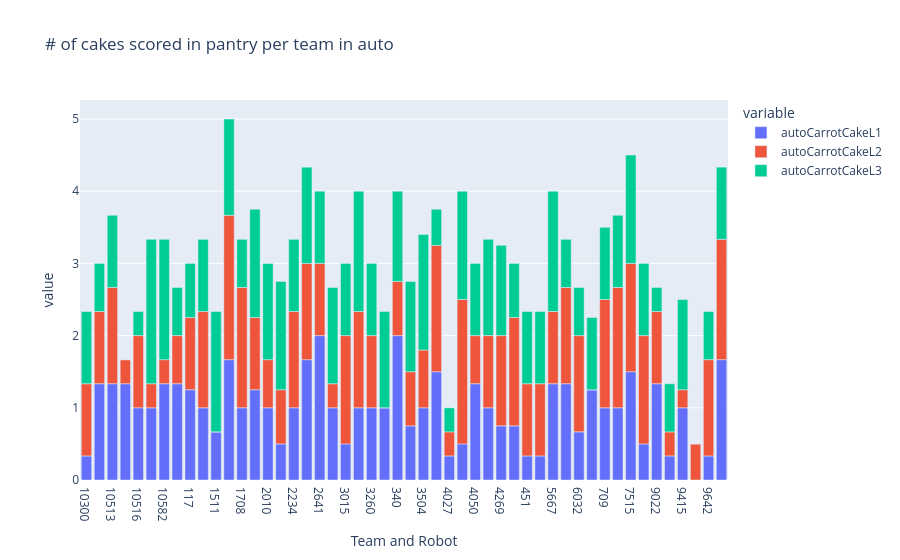

Notebook code for this chart:
### Code cell
#L1, L2, L3 pantry carrot cake auto (stacked bar)
fig = px.bar(team_averages, x="Team and Robot", y=["autoCarrotCakeL1", "autoCarrotCakeL2", "autoCarrotCakeL3"], title="# of cakes scored in pantry per team in auto")
fig

### Figure 1 — Plotly figure (JSON) as saved in the notebook; plotly's stock layout.template omitted (floating-point values rounded to 4 significant figures)
{"data": [{"hovertemplate": "variable=autoCarrotCakeL1<br>Team and Robot=%{x}<br>value=%{y}<extra></extra>", "legendgroup": "autoCarrotCakeL1", "marker": {"color": "#636efa", "pattern": {"shape": ""}}, "name": "autoCarrotCakeL1", "orientation": "v", "showlegend": true, "textposition": "auto", "type": "bar", "x": ["10300", "10512", "10513", "10515", "10516", "10517", "10582", "11456", "117", "1317", "1511", "1601", "1708", "1816", "2010", "2095", "2234", "2614", "2641", "2656", "3015", "3173", "3260", "3324", "340", "3484", "3504", "3990", "4027", "4028", "4050", "4150", "4269", "4467", "451", "4991", "5667", "5740", "6032", "63", "709", "7274", "7515", "8705", "9022", "9406", "9415", "9475", "9642", "9653"], "xaxis": "x", "y": [0.3333, 1.333, 1.333, 1.333, 1.0, 1.0, 1.333, 1.333, 1.25, 1.0, 0.6667, 1.667, 1.0, 1.25, 1.0, 0.5, 1.0, 1.667, 2.0, 1.0, 0.5, 1.0, 1.0, 1.0, 2.0, 0.75, 1.0, 1.5, 0.3333, 0.5, 1.333, 1.0, 0.75, 0.75, 0.3333, 0.3333, 1.333, 1.333, 0.6667, 1.25, 1.0, 1.0, 1.5, 0.5, 1.333, 0.3333, 1.0, 0.0, 0.3333, 1.667], "yaxis": "y"}, {"hovertemplate": "variable=autoCarrotCakeL2<br>Team and Robot=%{x}<br>value=%{y}<extra></extra>", "legendgroup": "autoCarrotCakeL2", "marker": {"color": "#EF553B", "pattern": {"shape": ""}}, "name": "autoCarrotCakeL2", "orientation": "v", "showlegend": true, "textposition": "auto", "type": "bar", "x": ["10300", "10512", "10513", "10515", "10516", "10517", "10582", "11456", "117", "1317", "1511", "1601", "1708", "1816", "2010", "2095", "2234", "2614", "2641", "2656", "3015", "3173", "3260", "3324", "340", "3484", "3504", "3990", "4027", "4028", "4050", "4150", "4269", "4467", "451", "4991", "5667", "5740", "6032", "63", "709", "7274", "7515", "8705", "9022", "9406", "9415", "9475", "9642", "9653"], "xaxis": "x", "y": [1.0, 1.0, 1.333, 0.3333, 1.0, 0.3333, 0.3333, 0.6667, 1.0, 1.333, 0.0, 2.0, 1.667, 1.0, 0.6667, 0.75, 1.333, 1.333, 1.0, 0.3333, 1.5, 1.333, 1.0, 0.0, 0.75, 0.75, 0.8, 1.75, 0.3333, 2.0, 0.6667, 1.0, 1.25, 1.5, 1.0, 1.0, 1.0, 1.333, 1.333, 0.0, 1.5, 1.667, 1.5, 1.5, 1.0, 0.3333, 0.25, 0.5, 1.333, 1.667], "yaxis": "y"}, {"hovertemplate": "variable=autoCarrotCakeL3<br>Team and Robot=%{x}<br>value=%{y}<extra></extra>", "legendgroup": "autoCarrotCakeL3", "marker": {"color": "#00cc96", "pattern": {"shape": ""}}, "name": "autoCarrotCakeL3", "orientation": "v", "showlegend": true, "textposition": "auto", "type": "bar", "x": ["10300", "10512", "10513", "10515", "10516", "10517", "10582", "11456", "117", "1317", "1511", "1601", "1708", "1816", "2010", "2095", "2234", "2614", "2641", "2656", "3015", "3173", "3260", "3324", "340", "3484", "3504", "3990", "4027", "4028", "4050", "4150", "4269", "4467", "451", "4991", "5667", "5740", "6032", "63", "709", "7274", "7515", "8705", "9022", "9406", "9415", "9475", "9642", "9653"], "xaxis": "x", "y": [1.0, 0.6667, 1.0, 0.0, 0.3333, 2.0, 1.667, 0.6667, 0.75, 1.0, 1.667, 1.333, 0.6667, 1.5, 1.333, 1.5, 1.0, 1.333, 1.0, 1.333, 1.0, 1.667, 1.0, 1.333, 1.25, 1.25, 1.6, 0.5, 0.3333, 1.5, 1.0, 1.333, 1.25, 0.75, 1.0, 1.0, 1.667, 0.6667, 0.6667, 1.0, 1.0, 1.0, 1.5, 1.0, 0.3333, 0.6667, 1.25, 0.0, 0.6667, 1.0], "yaxis": "y"}], "layout": {"barmode": "relative", "legend": {"title": {"text": "variable"}, "tracegroupgap": 0}, "title": {"text": "# of cakes scored in pantry per team in auto"}, "xaxis": {"anchor": "y", "domain": [0, 1], "title": {"text": "Team and Robot"}}, "yaxis": {"anchor": "x", "domain": [0, 1], "title": {"text": "value"}}}}
